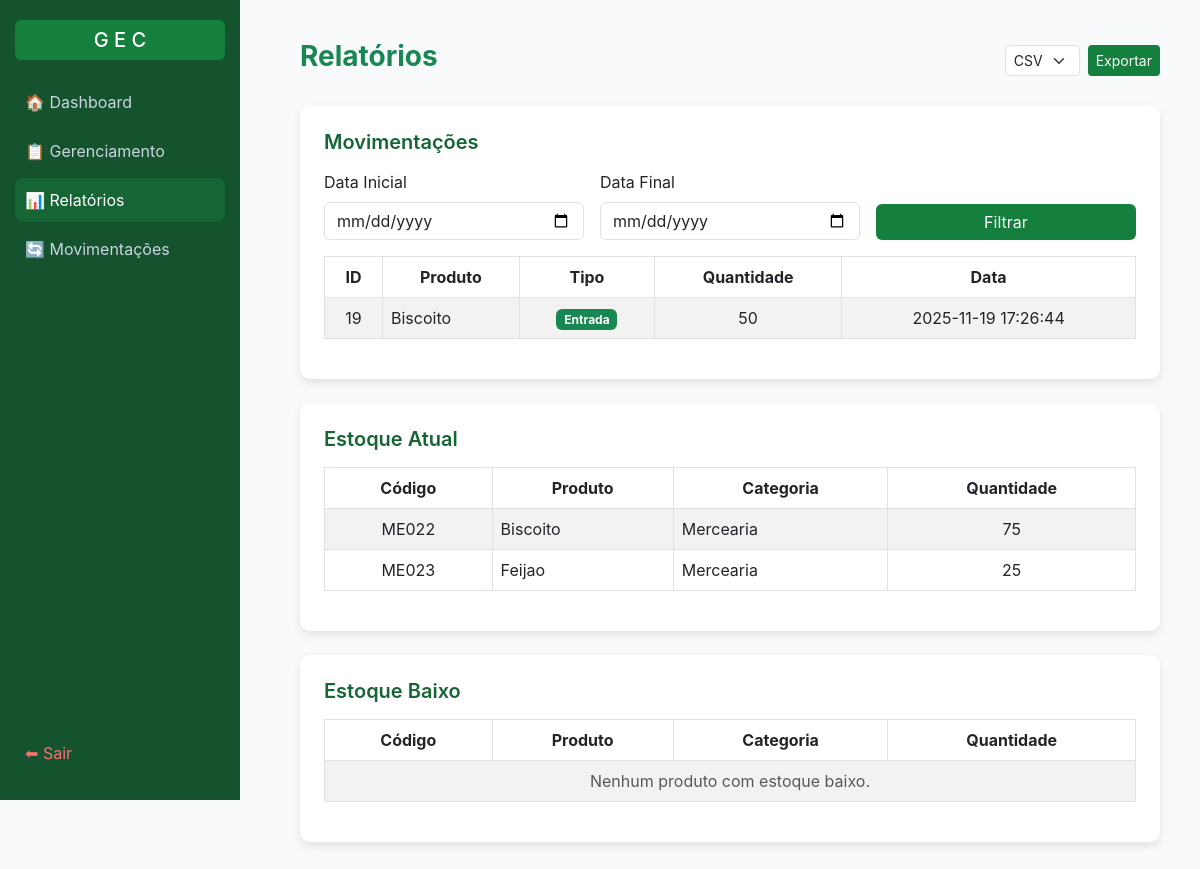
The page /relatorios (signed in) on the database as committed earlier.
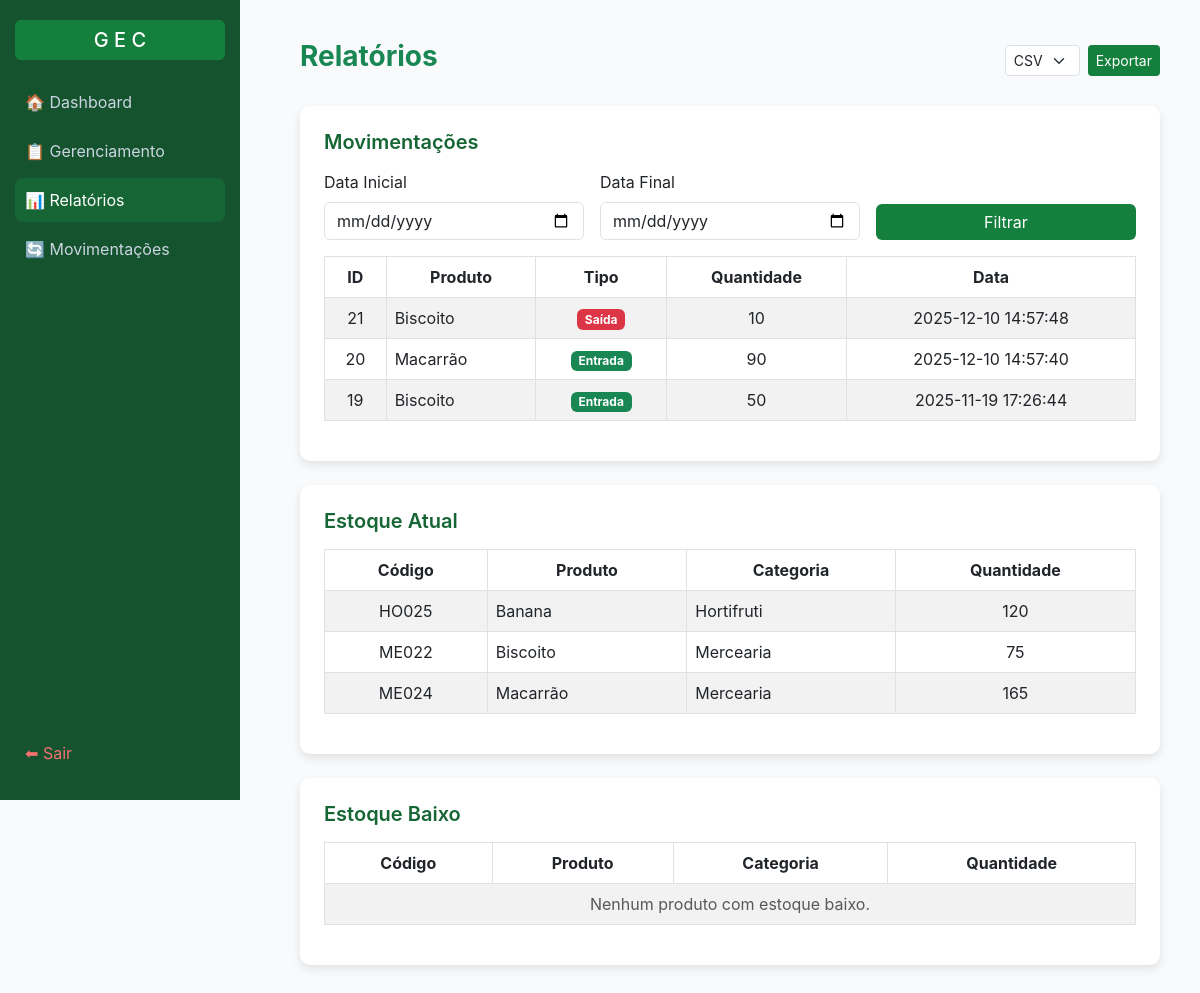
The same page on the database as committed later.
### tables this page shows
CREATE TABLE "movimentacoes" (
	"id"	INTEGER,
	"produto_id"	INTEGER,
	"tipo"	TEXT,
	"quantidade"	INTEGER,
	"data"	TIMESTAMP DEFAULT CURRENT_TIMESTAMP,
	PRIMARY KEY("id" AUTOINCREMENT)
);

CREATE TABLE "produtos" (
	"id"	INTEGER,
	"nome"	TEXT NOT NULL,
	"descricao"	TEXT,
	"codigo"	NUMERIC UNIQUE,
	"categoria"	TEXT,
	"preco"	REAL NOT NULL,
	"fornecedor_id"	INTEGER,
	"data_validade"	TEXT NOT NULL,
	"status_validade"	TEXT DEFAULT 'válido',
	"ativo"	INTEGER DEFAULT 1,
	PRIMARY KEY("id" AUTOINCREMENT),
	FOREIGN KEY("fornecedor_id") REFERENCES "fornecedores"("id")
);

CREATE TABLE "estoque" (
    "id" INTEGER PRIMARY KEY AUTOINCREMENT,
    "produto_id" INTEGER NOT NULL,
    "quantidade" INTEGER DEFAULT 0,
	"atualizado_em" TIMESTAMP DEFAULT CURRENT_TIMESTAMP,
    FOREIGN KEY(produto_id) REFERENCES produtos(id)
);

### app.py (the view, shortened to what this page needs)
@app.route("/relatorios", methods=["GET", "POST"])
@login_required
def relatorios():
    atualizar_produtos()
    conn = conectar()
    cur = conn.cursor()
    tipo_exportar = request.args.get("exportar")
    estoque_atual = cur.execute("""
        SELECT p.id, p.nome, p.codigo, p.categoria, e.quantidade
        FROM estoque e
        LEFT JOIN produtos p ON e.produto_id = p.id
        WHERE p.ativo=1
        ORDER BY p.nome ASC
    """).fetchall()
    estoque_baixo = cur.execute("""
        SELECT p.id, p.nome, p.codigo, p.categoria, e.quantidade
        FROM estoque e
        LEFT JOIN produtos p ON e.produto_id = p.id
        WHERE p.ativo=1 AND e.quantidade <= 20
        ORDER BY e.quantidade ASC
    """).fetchall()
    movimentos = []
    if request.method == "POST":
        data_inicio = request.form["data_inicio"]
        data_fim = request.form["data_fim"]
        movimentos = cur.execute("""
            SELECT m.id, m.tipo, m.quantidade, m.data, p.nome
            FROM movimentacoes m
            LEFT JOIN produtos p ON m.produto_id = p.id
            WHERE date(m.data) BETWEEN date(?) AND date(?)
            ORDER BY m.data DESC
        """, (data_inicio, data_fim)).fetchall()
    else:
        movimentos = cur.execute("""
            SELECT m.id, m.tipo, m.quantidade, m.data, p.nome
            FROM movimentacoes m
            LEFT JOIN produtos p ON m.produto_id = p.id
            ORDER BY m.data DESC LIMIT 15
        """).fetchall()
    conn.close()
    return render_template(
        "outros/relatorio.html",
        estoque_atual=estoque_atual,
        estoque_baixo=estoque_baixo,
        movimentos=movimentos
)

### app.py (called while the page is built)
def login_required(f):
    @wraps(f)
    def wrapper(*args, **kwargs):
        if not session.get("usuario"):
            flash("Faça login primeiro!")
            return redirect(url_for("login"))
        return f(*args, **kwargs)
    return wrapper

def atualizar_produtos():
    conn = conectar()
    cur = conn.cursor()
    from datetime import datetime, timedelta
    hoje = datetime.now().date()
    limite_alerta = hoje + timedelta(days=7)
    cur.execute("""
        UPDATE produtos
        SET status_validade = 'vencido'
        WHERE date(data_validade) < date(?) AND ativo=1
    """, (hoje,))
    cur.execute("""
        UPDATE produtos
        SET status_validade = 'próximo do vencimento'
        WHERE date(data_validade) BETWEEN date(?) AND date(?) AND ativo=1
    """, (hoje, limite_alerta))
    cur.execute("""
        UPDATE produtos
        SET status_validade = 'válido'
        WHERE date(data_validade) > date(?) AND ativo=1
    """, (limite_alerta,))
    conn.commit()
    conn.close()

### data/db.py (called while the page is built)
def conectar():
    return sqlite3.connect("data/estoque.db")

### templates/outros/relatorio.html (shortened to what the changed rows need)
<!DOCTYPE html>
<html lang="pt-BR">
<head>
  <link href="https://cdn.jsdelivr.net/npm/bootstrap@5.3.0/dist/css/bootstrap.min.css" rel="stylesheet">
</head>
<body>
  <div class="content">
    <div class="card p-4 mb-4">
      <div class="table-responsive">
        <table class="table table-bordered table-striped align-middle">
          <thead>
            <tr class="text-center">
              <th>ID</th>
              <th>Produto</th>
              <th>Tipo</th>
              <th>Quantidade</th>
              <th>Data</th>
            </tr>
          </thead>
          <tbody>
            {% if movimentos %}
              {% for m in movimentos %}
              <tr>
                <td class="text-center">{{ m[0] }}</td>
                <td>{{ m[4] }}</td>
                <td class="text-center">
                  {% if m[1] == 'entrada' %}
                    <span class="badge bg-success">Entrada</span>
                  {% else %}
                    <span class="badge bg-danger">Saída</span>
                  {% endif %}
                </td>
                <td class="text-center">{{ m[2] }}</td>
                <td class="text-center">{{ m[3] }}</td>
              </tr>
              {% endfor %}
            {% else %}
              <tr><td colspan="5" class="text-center text-muted">Nenhuma movimentação registrada.</td></tr>
            {% endif %}
          </tbody>
        </table>
      </div>
    </div>
    <div class="card p-4 mb-4">
      <div class="table-responsive">
        <table class="table table-bordered table-striped align-middle">
          <thead>
            <tr class="text-center">
              <th>Código</th>
              <th>Produto</th>
              <th>Categoria</th>
              <th>Quantidade</th>
            </tr>
          </thead>
          <tbody>
            {% if estoque_atual %}
              {% for e in estoque_atual %}
              <tr>
                <td class="text-center">{{ e[2] }}</td>
                <td>{{ e[1] }}</td>
                <td>{{ e[3] }}</td>
                <td class="text-center">{{ e[4] }}</td>
              </tr>
              {% endfor %}
            {% else %}
              <tr><td colspan="4" class="text-center text-muted">Nenhum produto em estoque.</td></tr>
            {% endif %}
          </tbody>
        </table>
      </div>
    </div>
    <div class="card p-4 mb-4">
      <div class="table-responsive">
        <table class="table table-bordered table-striped align-middle">
          <thead>
            <tr class="text-center">
              <th>Código</th>
              <th>Produto</th>
              <th>Categoria</th>
              <th>Quantidade</th>
            </tr>
          </thead>
        </table>
      </div>
    </div>
  </div>
</body>
</html>

Rows that differ between the two databases and show on the page:
no longer on this page (row unchanged): estoque: codigo "ME023", nome "Feijao", categoria "Mercearia", quantidade "25"
added movimentacoes: id "21", nome "Biscoito", tipo "Saída", quantidade "10", data "2025-12-10 14:57:48"
added movimentacoes: id "20", nome "Macarrão", tipo "Entrada", quantidade "90", data "2025-12-10 14:57:40"
added estoque: codigo "HO025", nome "Banana", categoria "Hortifruti", quantidade "120"
added estoque: codigo "ME024", nome "Macarrão", categoria "Mercearia", quantidade "165"
